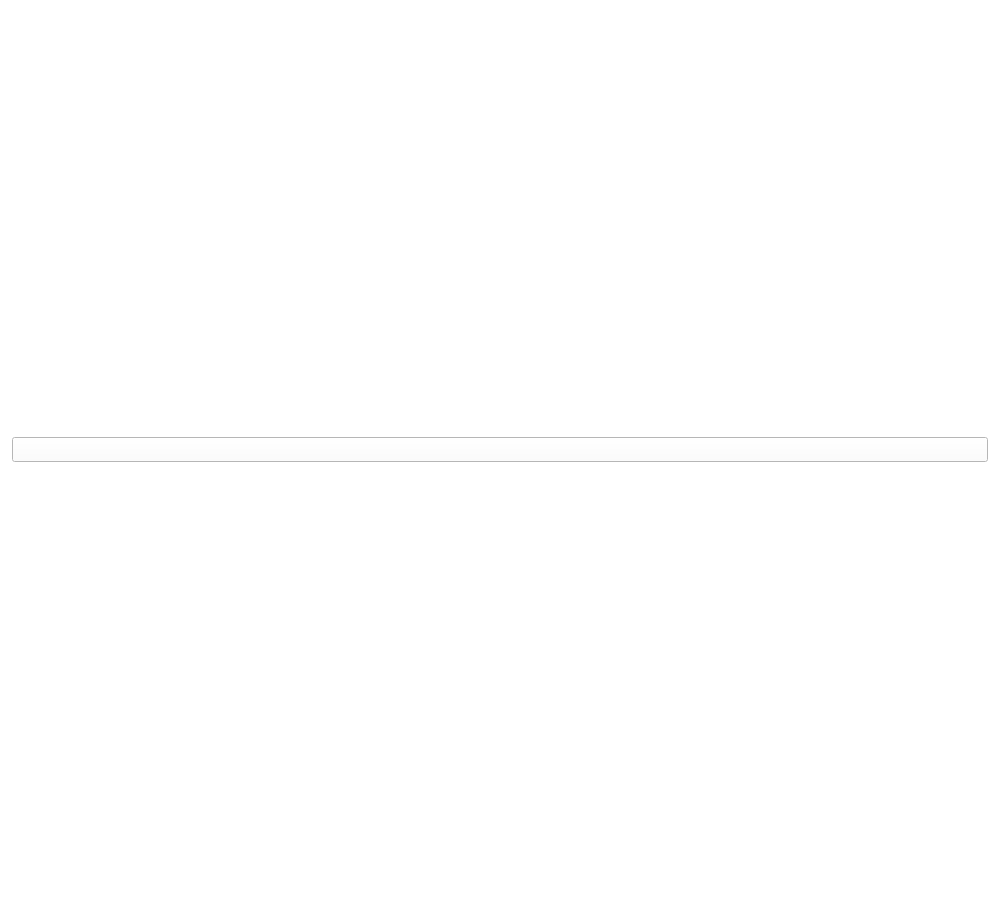
<?xml version='1.0' encoding='utf-8'?>
<ui version="4.0">
 <class>QWidget</class>
 <widget class="QWidget" name="MainWindow">
  <property name="geometry">
   <rect>
    <x>0</x>
    <y>0</y>
    <width>1000</width>
    <height>900</height>
   </rect>
  </property>
  <property name="font">
   <font>
    <family>Malgun Gothic</family>
   </font>
  </property>
  <property name="windowTitle">
   <string>MainWindow</string>
  </property>
  <property name="styleSheet">
   <string notr="true">background-color:white</string>
  </property>
  <widget class="QWidget" name="centralwidget">
   <widget class="QWidget" name="verticalLayoutWidget">
    <property name="geometry">
     <rect>
      <x>240</x>
      <y>10</y>
      <width>741</width>
      <height>841</height>
     </rect>
    </property>
    <layout class="QVBoxLayout" name="graph_layout" />
   </widget>
   <widget class="QGroupBox" name="groupBox_2">
    <property name="geometry">
     <rect>
      <x>10</x>
      <y>0</y>
      <width>221</width>
      <height>551</height>
     </rect>
    </property>
    <property name="font">
     <font>
      <family>Malgun Gothic</family>
      <pointsize>13</pointsize>
      <weight>75</weight>
      <bold>true</bold>
     </font>
    </property>
    <property name="title">
     <string>SETUP</string>
    </property>
    <widget class="QGroupBox" name="groupBox_4">
     <property name="geometry">
      <rect>
       <x>10</x>
       <y>30</y>
       <width>201</width>
       <height>231</height>
      </rect>
     </property>
     <property name="font">
      <font>
       <family>Malgun Gothic</family>
       <pointsize>12</pointsize>
       <weight>75</weight>
       <bold>true</bold>
      </font>
     </property>
     <property name="title">
      <string>Device</string>
     </property>
     <widget class="QWidget" name="gridLayoutWidget_2">
      <property name="geometry">
       <rect>
        <x>10</x>
        <y>30</y>
        <width>189</width>
        <height>191</height>
       </rect>
      </property>
      <layout class="QGridLayout" name="gridLayout_2">
       <item row="3" column="0" colspan="2">
        <widget class="QComboBox" name="port_COMB">
         <property name="font">
          <font>
           <family>Malgun Gothic</family>
          </font>
         </property>
        </widget>
       </item>
       <item row="4" column="0">
        <widget class="QPushButton" name="connect_PB">
         <property name="font">
          <font>
           <family>Malgun Gothic</family>
           <pointsize>10</pointsize>
           <weight>50</weight>
           <bold>false</bold>
          </font>
         </property>
         <property name="text">
          <string>Connect</string>
         </property>
        </widget>
       </item>
       <item row="0" column="0" colspan="2">
        <widget class="QLabel" name="label_5">
         <property name="font">
          <font>
           <family>Malgun Gothic</family>
          </font>
         </property>
         <property name="text">
          <string>   Select Board:  </string>
         </property>
        </widget>
       </item>
       <item row="6" column="0">
        <widget class="QPushButton" name="start_PB">
         <property name="font">
          <font>
           <family>Malgun Gothic</family>
          </font>
         </property>
         <property name="text">
          <string>Start stream</string>
         </property>
        </widget>
       </item>
       <item row="1" column="0">
        <widget class="QCheckBox" name="cyton_CB">
         <property name="font">
          <font>
           <family>Malgun Gothic</family>
          </font>
         </property>
         <property name="text">
          <string>CYTON</string>
         </property>
        </widget>
       </item>
       <item row="1" column="1">
        <widget class="QCheckBox" name="daisy_CB">
         <property name="font">
          <font>
           <family>Malgun Gothic</family>
          </font>
         </property>
         <property name="text">
          <string>with DAISY</string>
         </property>
        </widget>
       </item>
       <item row="6" column="1">
        <widget class="QPushButton" name="stop_PB">
         <property name="font">
          <font>
           <family>Malgun Gothic</family>
          </font>
         </property>
         <property name="text">
          <string>Stop stream</string>
         </property>
        </widget>
       </item>
       <item row="4" column="1">
        <widget class="QPushButton" name="refresh_PB">
         <property name="font">
          <font>
           <family>Malgun Gothic</family>
           <pointsize>10</pointsize>
           <weight>50</weight>
           <bold>false</bold>
          </font>
         </property>
         <property name="text">
          <string>Refresh</string>
         </property>
        </widget>
       </item>
       <item row="2" column="0" colspan="2">
        <widget class="QLabel" name="label_4">
         <property name="font">
          <font>
           <family>Malgun Gothic</family>
          </font>
         </property>
         <property name="text">
          <string>   Select Port:  </string>
         </property>
        </widget>
       </item>
       <item row="5" column="0" colspan="2">
        <widget class="QLabel" name="label_6">
         <property name="font">
          <font>
           <family>Malgun Gothic</family>
          </font>
         </property>
         <property name="text">
          <string>  Streaming: </string>
         </property>
        </widget>
       </item>
      </layout>
     </widget>
    </widget>
    <widget class="QGroupBox" name="groupBox_3">
     <property name="geometry">
      <rect>
       <x>10</x>
       <y>270</y>
       <width>201</width>
       <height>151</height>
      </rect>
     </property>
     <property name="font">
      <font>
       <family>Malgun Gothic</family>
       <pointsize>12</pointsize>
       <weight>75</weight>
       <bold>true</bold>
      </font>
     </property>
     <property name="title">
      <string>Measurement</string>
     </property>
     <widget class="QWidget" name="gridLayoutWidget">
      <property name="geometry">
       <rect>
        <x>10</x>
        <y>30</y>
        <width>171</width>
        <height>121</height>
       </rect>
      </property>
      <layout class="QGridLayout" name="gridLayout">
       <item row="0" column="1">
        <widget class="QLineEdit" name="time_LE">
         <property name="font">
          <font>
           <family>Malgun Gothic</family>
          </font>
         </property>
        </widget>
       </item>
       <item row="2" column="1">
        <widget class="QCheckBox" name="fft_CB">
         <property name="font">
          <font>
           <family>Malgun Gothic</family>
          </font>
         </property>
         <property name="layoutDirection">
          <enum>Qt::LeftToRight</enum>
         </property>
         <property name="text">
          <string>FFT</string>
         </property>
        </widget>
       </item>
       <item row="0" column="0">
        <widget class="QLabel" name="label">
         <property name="font">
          <font>
           <family>Malgun Gothic</family>
          </font>
         </property>
         <property name="text">
          <string>  Seconds: </string>
         </property>
        </widget>
       </item>
       <item row="3" column="1">
        <widget class="QLineEdit" name="freq_LE">
         <property name="font">
          <font>
           <family>Malgun Gothic</family>
          </font>
         </property>
        </widget>
       </item>
       <item row="3" column="0">
        <widget class="QLabel" name="label_3">
         <property name="font">
          <font>
           <family>Malgun Gothic</family>
          </font>
         </property>
         <property name="text">
          <string>  Max Freq:    </string>
         </property>
        </widget>
       </item>
       <item row="2" column="0">
        <widget class="QLabel" name="label_2">
         <property name="font">
          <font>
           <family>Malgun Gothic</family>
          </font>
         </property>
         <property name="text">
          <string>  Relative FFT:      </string>
         </property>
        </widget>
       </item>
       <item row="1" column="0">
        <widget class="QLabel" name="label_7">
         <property name="font">
          <font>
           <family>Malgun Gothic</family>
          </font>
         </property>
         <property name="text">
          <string>  Buffer size:</string>
         </property>
        </widget>
       </item>
       <item row="1" column="1">
        <widget class="QLineEdit" name="buffer_LE" />
       </item>
      </layout>
     </widget>
    </widget>
    <widget class="QGroupBox" name="groupBox_5">
     <property name="geometry">
      <rect>
       <x>10</x>
       <y>430</y>
       <width>201</width>
       <height>111</height>
      </rect>
     </property>
     <property name="font">
      <font>
       <family>Malgun Gothic</family>
       <pointsize>12</pointsize>
       <weight>75</weight>
       <bold>true</bold>
      </font>
     </property>
     <property name="title">
      <string>Recording</string>
     </property>
     <widget class="QWidget" name="gridLayoutWidget_3">
      <property name="geometry">
       <rect>
        <x>10</x>
        <y>29</y>
        <width>181</width>
        <height>82</height>
       </rect>
      </property>
      <layout class="QGridLayout" name="gridLayout_3">
       <item row="0" column="0">
        <widget class="QPushButton" name="rec_start_PB">
         <property name="font">
          <font>
           <family>Malgun Gothic</family>
          </font>
         </property>
         <property name="text">
          <string>Start</string>
         </property>
        </widget>
       </item>
       <item row="1" column="0">
        <widget class="QPushButton" name="Imp_start_PB">
         <property name="font">
          <font>
           <family>Malgun Gothic</family>
          </font>
         </property>
         <property name="text">
          <string>Imp Start</string>
         </property>
        </widget>
       </item>
       <item row="1" column="1">
        <widget class="QPushButton" name="Imp_stop_PB">
         <property name="font">
          <font>
           <family>Malgun Gothic</family>
          </font>
         </property>
         <property name="text">
          <string>Imp Stop</string>
         </property>
        </widget>
       </item>
       <item row="0" column="1">
        <widget class="QPushButton" name="rec_stop_PB">
         <property name="font">
          <font>
           <family>Malgun Gothic</family>
          </font>
         </property>
         <property name="text">
          <string>Stop</string>
         </property>
        </widget>
       </item>
       <item row="2" column="0">
        <widget class="QPushButton" name="Sound_PB">
         <property name="font">
          <font>
           <family>Malgun Gothic</family>
          </font>
         </property>
         <property name="text">
          <string>Play Sound</string>
         </property>
        </widget>
       </item>
       <item row="2" column="1">
        <widget class="QPushButton" name="Null_PB">
         <property name="font">
          <font>
           <family>Malgun Gothic</family>
          </font>
         </property>
         <property name="text">
          <string>NULL</string>
         </property>
        </widget>
       </item>
      </layout>
     </widget>
    </widget>
   </widget>
   <widget class="QLabel" name="F3_LB">
    <property name="geometry">
     <rect>
      <x>75</x>
      <y>570</y>
      <width>25</width>
      <height>16</height>
     </rect>
    </property>
    <property name="font">
     <font>
      <family>Malgun Gothic</family>
      <weight>75</weight>
      <bold>true</bold>
     </font>
    </property>
    <property name="text">
     <string>F3</string>
    </property>
    <property name="alignment">
     <set>Qt::AlignCenter</set>
    </property>
   </widget>
   <widget class="QLabel" name="F4_LB">
    <property name="geometry">
     <rect>
      <x>135</x>
      <y>570</y>
      <width>25</width>
      <height>16</height>
     </rect>
    </property>
    <property name="font">
     <font>
      <family>Malgun Gothic</family>
      <weight>75</weight>
      <bold>true</bold>
     </font>
    </property>
    <property name="text">
     <string>F4</string>
    </property>
    <property name="alignment">
     <set>Qt::AlignCenter</set>
    </property>
   </widget>
   <widget class="QLabel" name="Fz_LB">
    <property name="geometry">
     <rect>
      <x>105</x>
      <y>580</y>
      <width>25</width>
      <height>16</height>
     </rect>
    </property>
    <property name="font">
     <font>
      <family>Malgun Gothic</family>
      <weight>75</weight>
      <bold>true</bold>
     </font>
    </property>
    <property name="text">
     <string>Fz</string>
    </property>
    <property name="alignment">
     <set>Qt::AlignCenter</set>
    </property>
   </widget>
   <widget class="QLabel" name="T3_LB">
    <property name="geometry">
     <rect>
      <x>25</x>
      <y>640</y>
      <width>25</width>
      <height>16</height>
     </rect>
    </property>
    <property name="font">
     <font>
      <family>Malgun Gothic</family>
      <weight>75</weight>
      <bold>true</bold>
     </font>
    </property>
    <property name="text">
     <string>T3</string>
    </property>
    <property name="alignment">
     <set>Qt::AlignCenter</set>
    </property>
   </widget>
   <widget class="QLabel" name="C3_LB">
    <property name="geometry">
     <rect>
      <x>65</x>
      <y>640</y>
      <width>25</width>
      <height>16</height>
     </rect>
    </property>
    <property name="font">
     <font>
      <family>Malgun Gothic</family>
      <weight>75</weight>
      <bold>true</bold>
     </font>
    </property>
    <property name="text">
     <string>C3</string>
    </property>
    <property name="alignment">
     <set>Qt::AlignCenter</set>
    </property>
   </widget>
   <widget class="QLabel" name="Cz_LB">
    <property name="geometry">
     <rect>
      <x>105</x>
      <y>640</y>
      <width>25</width>
      <height>16</height>
     </rect>
    </property>
    <property name="font">
     <font>
      <family>Malgun Gothic</family>
      <weight>75</weight>
      <bold>true</bold>
     </font>
    </property>
    <property name="text">
     <string>Cz</string>
    </property>
    <property name="alignment">
     <set>Qt::AlignCenter</set>
    </property>
   </widget>
   <widget class="QLabel" name="C4_LB">
    <property name="geometry">
     <rect>
      <x>145</x>
      <y>640</y>
      <width>25</width>
      <height>16</height>
     </rect>
    </property>
    <property name="font">
     <font>
      <family>Malgun Gothic</family>
      <weight>75</weight>
      <bold>true</bold>
     </font>
    </property>
    <property name="text">
     <string>C4</string>
    </property>
    <property name="alignment">
     <set>Qt::AlignCenter</set>
    </property>
   </widget>
   <widget class="QLabel" name="T4_LB">
    <property name="geometry">
     <rect>
      <x>185</x>
      <y>640</y>
      <width>25</width>
      <height>16</height>
     </rect>
    </property>
    <property name="font">
     <font>
      <family>Malgun Gothic</family>
      <weight>75</weight>
      <bold>true</bold>
     </font>
    </property>
    <property name="text">
     <string>T4</string>
    </property>
    <property name="alignment">
     <set>Qt::AlignCenter</set>
    </property>
   </widget>
   <widget class="QLabel" name="T5_LB">
    <property name="geometry">
     <rect>
      <x>35</x>
      <y>690</y>
      <width>25</width>
      <height>16</height>
     </rect>
    </property>
    <property name="font">
     <font>
      <family>Malgun Gothic</family>
      <weight>75</weight>
      <bold>true</bold>
     </font>
    </property>
    <property name="text">
     <string>T5</string>
    </property>
    <property name="alignment">
     <set>Qt::AlignCenter</set>
    </property>
   </widget>
   <widget class="QLabel" name="P3_LB">
    <property name="geometry">
     <rect>
      <x>75</x>
      <y>680</y>
      <width>25</width>
      <height>16</height>
     </rect>
    </property>
    <property name="font">
     <font>
      <family>Malgun Gothic</family>
      <weight>75</weight>
      <bold>true</bold>
     </font>
    </property>
    <property name="text">
     <string>P3</string>
    </property>
    <property name="alignment">
     <set>Qt::AlignCenter</set>
    </property>
   </widget>
   <widget class="QLabel" name="Pz_LB">
    <property name="geometry">
     <rect>
      <x>105</x>
      <y>670</y>
      <width>25</width>
      <height>16</height>
     </rect>
    </property>
    <property name="font">
     <font>
      <family>Malgun Gothic</family>
      <weight>75</weight>
      <bold>true</bold>
     </font>
    </property>
    <property name="text">
     <string>Pz</string>
    </property>
    <property name="alignment">
     <set>Qt::AlignCenter</set>
    </property>
   </widget>
   <widget class="QLabel" name="P4_LB">
    <property name="geometry">
     <rect>
      <x>135</x>
      <y>680</y>
      <width>25</width>
      <height>16</height>
     </rect>
    </property>
    <property name="font">
     <font>
      <family>Malgun Gothic</family>
      <weight>75</weight>
      <bold>true</bold>
     </font>
    </property>
    <property name="text">
     <string>P4</string>
    </property>
    <property name="alignment">
     <set>Qt::AlignCenter</set>
    </property>
   </widget>
   <widget class="QLabel" name="T6_LB">
    <property name="geometry">
     <rect>
      <x>175</x>
      <y>690</y>
      <width>25</width>
      <height>16</height>
     </rect>
    </property>
    <property name="font">
     <font>
      <family>Malgun Gothic</family>
      <weight>75</weight>
      <bold>true</bold>
     </font>
    </property>
    <property name="text">
     <string>T6</string>
    </property>
    <property name="alignment">
     <set>Qt::AlignCenter</set>
    </property>
   </widget>
   <widget class="QLabel" name="O1_LB">
    <property name="geometry">
     <rect>
      <x>75</x>
      <y>720</y>
      <width>25</width>
      <height>16</height>
     </rect>
    </property>
    <property name="font">
     <font>
      <family>Malgun Gothic</family>
      <weight>75</weight>
      <bold>true</bold>
     </font>
    </property>
    <property name="text">
     <string>O1</string>
    </property>
    <property name="alignment">
     <set>Qt::AlignCenter</set>
    </property>
   </widget>
   <widget class="QLabel" name="O2_LB">
    <property name="geometry">
     <rect>
      <x>135</x>
      <y>720</y>
      <width>25</width>
      <height>16</height>
     </rect>
    </property>
    <property name="font">
     <font>
      <family>Malgun Gothic</family>
      <weight>75</weight>
      <bold>true</bold>
     </font>
    </property>
    <property name="text">
     <string>O2</string>
    </property>
    <property name="alignment">
     <set>Qt::AlignCenter</set>
    </property>
   </widget>
   <widget class="QLabel" name="GND_LB">
    <property name="geometry">
     <rect>
      <x>100</x>
      <y>610</y>
      <width>35</width>
      <height>16</height>
     </rect>
    </property>
    <property name="font">
     <font>
      <family>Malgun Gothic</family>
      <weight>75</weight>
      <bold>true</bold>
     </font>
    </property>
    <property name="text">
     <string>GND</string>
    </property>
    <property name="alignment">
     <set>Qt::AlignCenter</set>
    </property>
   </widget>
  </widget>
  <widget class="QMenuBar" name="menubar">
   <property name="geometry">
    <rect>
     <x>0</x>
     <y>0</y>
     <width>1000</width>
     <height>24</height>
    </rect>
   </property>
   <widget class="QMenu" name="menuFile_F">
    <property name="font">
     <font>
      <pointsize>10</pointsize>
     </font>
    </property>
    <property name="title">
     <string>File (F)</string>
    </property>
    <addaction name="actionSave_As" />
    <addaction name="actionNew_File" />
   </widget>
   <addaction name="menuFile_F" />
  </widget>
  <widget class="QStatusBar" name="statusbar" />
  <action name="actionSave_As">
   <property name="text">
    <string>Save As</string>
   </property>
   <property name="font">
    <font>
     <family>Malgun Gothic</family>
    </font>
   </property>
  </action>
  <action name="actionNew_File">
   <property name="text">
    <string>New File</string>
   </property>
   <property name="font">
    <font>
     <family>Malgun Gothic</family>
    </font>
   </property>
  </action>
 <layout class="QVBoxLayout" name="verticalLayout"><item /><item><layout class="QHBoxLayout" name="skipLayout"><item><spacer name="horizontalSpacerLeft"><property name="orientation"><enum text="Qt::Horizontal" /></property></spacer></item><item><widget class="QPushButton" name="skip_btn"><property name="text"><string text="건너뛰기" /></property></widget></item><item><spacer name="horizontalSpacerRight"><property name="orientation"><enum text="Qt::Horizontal" /></property></spacer></item></layout></item></layout></widget>
 <resources />
 <connections />
</ui>
